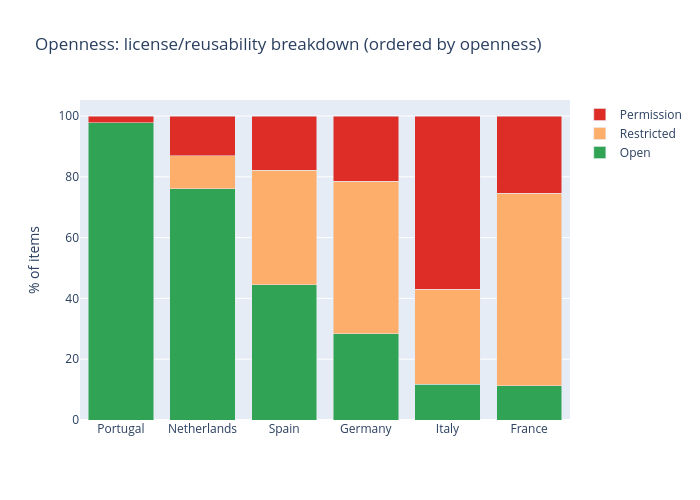

Notebook code cell kept with this figure:
### Code cell
import plotly.graph_objects as go

order = rq2_df.sort_values("pct_open", ascending=False)["country"]
plot_df = rq2_df.set_index("country").loc[order]

fig_openness = go.Figure()
fig_openness.add_trace(go.Bar(x=plot_df.index, y=plot_df["pct_open"],
                               name="Open", marker_color="#31A354"))
fig_openness.add_trace(go.Bar(x=plot_df.index, y=plot_df["pct_restricted"],
                               name="Restricted", marker_color="#FDAE6B"))
fig_openness.add_trace(go.Bar(x=plot_df.index, y=plot_df["pct_permission"],
                               name="Permission", marker_color="#DE2D26"))
fig_openness.update_layout(
    barmode="stack",
    title="Openness: license/reusability breakdown (ordered by openness)",
    yaxis_title="% of items",
    height=500, width=700,
)
fig_openness.show()

### Figure 1 — Plotly figure (JSON) as saved in the notebook; plotly's stock layout.template omitted (floating-point values rounded to 4 significant figures)
{"data": [{"marker": {"color": "#31A354"}, "name": "Open", "type": "bar", "x": ["Portugal", "Netherlands", "Spain", "Germany", "Italy", "France"], "y": [97.7, 76.1, 44.5, 28.3, 11.8, 11.3]}, {"marker": {"color": "#FDAE6B"}, "name": "Restricted", "type": "bar", "x": ["Portugal", "Netherlands", "Spain", "Germany", "Italy", "France"], "y": [0.1, 10.9, 37.7, 50.2, 31.2, 63.3]}, {"marker": {"color": "#DE2D26"}, "name": "Permission", "type": "bar", "x": ["Portugal", "Netherlands", "Spain", "Germany", "Italy", "France"], "y": [2.2, 13.0, 17.8, 21.5, 56.9, 25.4]}], "layout": {"barmode": "stack", "height": 500, "title": {"text": "Openness: license/reusability breakdown (ordered by openness)"}, "width": 700, "yaxis": {"title": {"text": "% of items"}}}}
